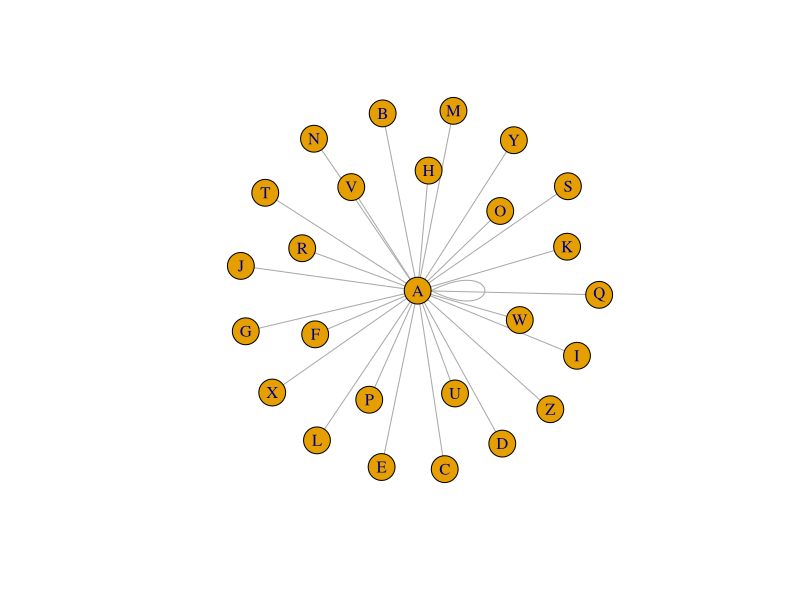

The R script that drew this image:
library(igraph)

v <- read.csv("vipers.csv")

edges1 <- (v$A)
nodes1 <- c("A", "B", "C", "D", "E", "F", "G", "H", "I", "J", "K", "L", "M", "N", "O", "P", "Q", "R", "S", "T", "U", "V", "W", "X", "Y", "Z")
target <- c("A","A","A","A","A","A","A","A","A","A","A","A","A","A","A","A","A","A","A","A","A","A","A","A","A","A")

nte <- cbind(nodes1, target, edges1)

id <- c(1:26)

idnodes <- cbind(nodes1, id)

v <- graph_from_data_frame(d=nte, vertices=idnodes, directed=FALSE)
plot(v)
